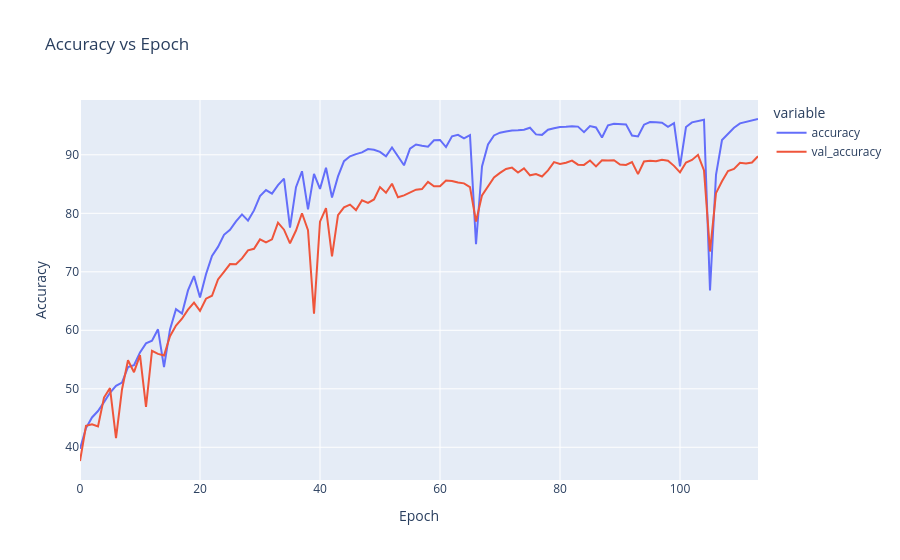

The cell this chart's notebook holds for it:
### Markdown cell above
## 4.2 Model Accuracy Graph

### Code cell
fig = px.line(data_frame=history,
              y=['accuracy', 'val_accuracy'],
              labels={'index': 'Epoch', 'value': 'Accuracy'},
              title='Accuracy vs Epoch')
fig.show()
